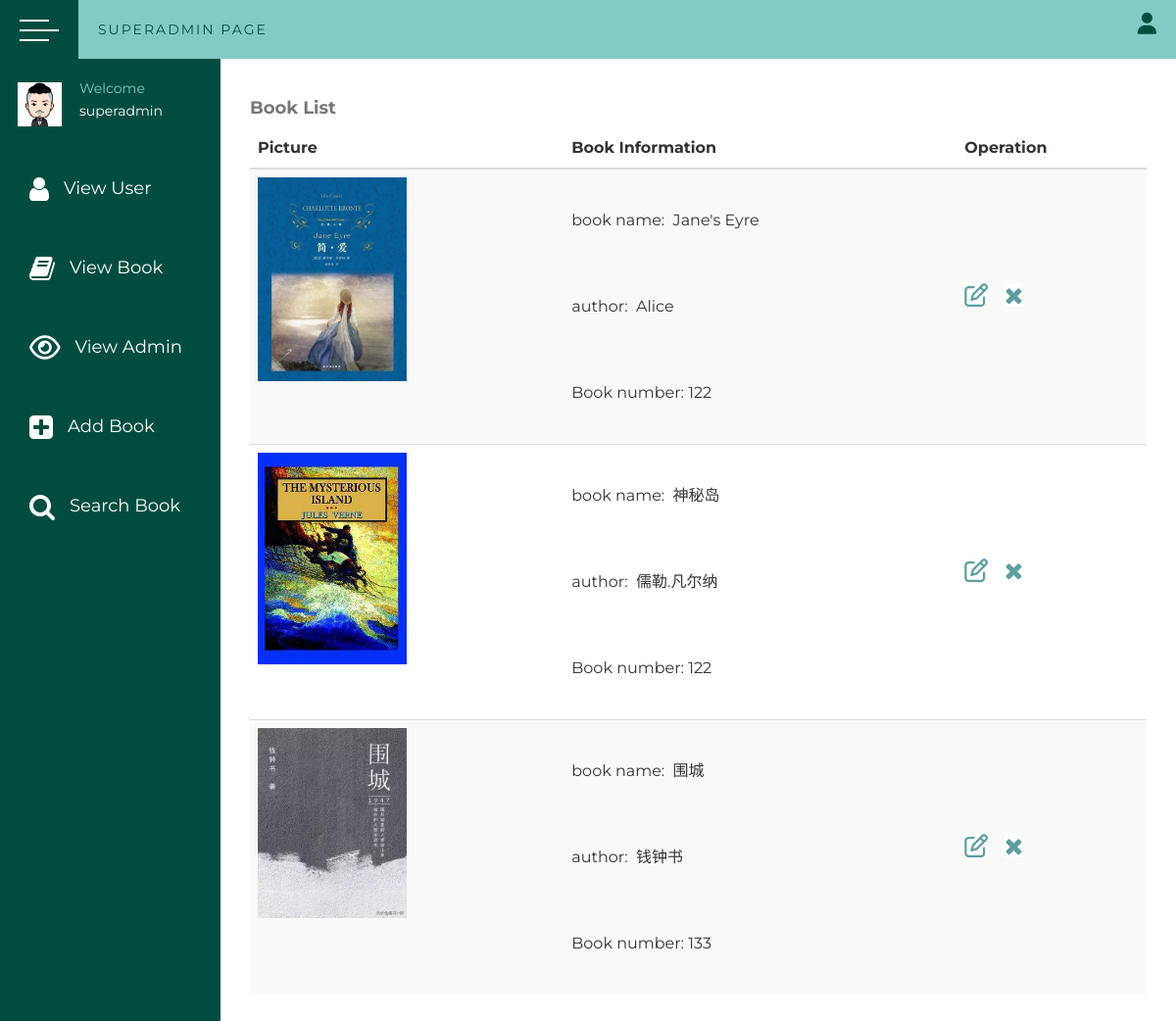
Screenshot of /bookListForSupAdmin with the database file from the repository.
### app/models.py (models this page shows, shortened)
class Book(UserMixin, db.Model):
    __tablename__ = 'Book'
    id = db.Column(db.Integer, primary_key=True)
    bookName = db.Column(db.String(300), index=True)
    publishTime = db.Column(db.Date, nullable=True)
    publisher = db.Column(db.String(100), index=True)
    author = db.Column(db.String(100), index=True)
    type = db.Column(db.String(100), index=True)
    description = db.Column(db.String(500), nullable=False)
    bookNumber = db.Column(db.Integer)
    bookImg = db.Column(db.String(500))
    authorImg = db.Column(db.String(500))

### app/views.py (the view)
@app.route('/bookListForSupAdmin')
def bookListForSupAdmin():
    app.logger.info('info log')
    books = Book.query.all()
    return render_template('superAdminViewBook.html',
                           supadminname='superadmin',
                           books=books)

### app/templates/superAdminViewBook.html (shortened to what this page needs)
{% extends 'superAdminBasePage.html' %}
{% block booklist %}
    <table class="table table-striped" style="font-family: Arial; font-size: medium">
        <caption style="font-size: large; font-weight: bold">Book List</caption>
        <thead>
        <tr>
            <th>Picture</th>
            <th>Book Information</th>
            <th>Operation</th>
        </tr>
        </thead>
        <tbody>
        {% for book in books %}
            <tr>
                <td style="line-height: 750%;width: 35%;"><img style="width: 50%"
                                                              src={{ url_for('static',filename=book.bookImg) }}></td>
                <td style="line-height: 550%">book
                    name:&nbsp;&nbsp;{{ book.bookName }}<br>author:&nbsp;&nbsp;{{ book.author }}<br>Book
                    number: {{ book.bookNumber }}</td>
                <td style="line-height: 1500%">
                    <a href="/supAdminEditBook/{{ book.id }}" type="submit" class="fa fa-edit"
                       style="background-color: white;color: cadetblue;border-color: white;
                       font-size: 24px;display: inline-block; vertical-align: middle;">
                    </a>
                    <a href="/supAdminDeleteBook/{{ book.id }}" type="submit" class="fa fa-remove" onclick="con()"
                       style="background-color: white;color: cadetblue;border-color: white;margin-left: 7%;
                       font-size: 24px;display: inline-block; vertical-align: middle;">
                    </a>
                </td>
            </tr>
        {% endfor %}
        </tbody>
    </table>
{% endblock %}

### app/templates/superAdminBasePage.html (shortened to what this page needs)
<!DOCTYPE html>
<html lang="en">
<head>
    <link rel="stylesheet" href="https://apps.bdimg.com/libs/jquerymobile/1.4.5/jquery.mobile-1.4.5.min.css">
    <link rel="stylesheet" href="{{ url_for('static',filename='secondBaseStyles.css') }}">
    <link href="https://cdn.bootcss.com/font-awesome/4.4.0/css/font-awesome.min.css" rel="stylesheet">
    <link rel="stylesheet" href="https://cdn.staticfile.org/twitter-bootstrap/3.3.7/css/bootstrap.min.css">
</head>
<body>
<div class="wrapper">
    <div class="top_navbar">
        <div class="hamburger">
            <div class="hamburger__inner">
                <div class="one"></div>
                <div class="two"></div>
                <div class="three"></div>
            </div>
        </div>
        <div class="menu">
            <div class="logo">
                SuperAdmin Page
            </div>
            <div class="right_menu ">
                <ul>
                    <li>
                        <i class="fas fa-user"></i>
                    </li>
                </ul>
            </div>
        </div>
    </div>
    <div class="main_container">
        <div class="sidebar">
            <div class="sidebar__inner">
                <div class="profile">
                    <div class="img">
                        <img src={{ url_for('static',filename='Image/11.jpg') }} alt="profile_pic">
                    </div>
                    <div class="profile_info">
                        <p>Welcome</p>
                        <p class="profile_name">{{ supadminname }}</p>
                    </div>
                </div>
                <ul>
                    <li>
                        <a href={{ url_for('userListForSupAdmin') }}>
                            <span class="icon"><i class="fa fa-user"></i></span>
                            <span class="title">View User</span>
                        </a>
                    </li>
                    <li>
                        <a href={{ url_for('bookListForSupAdmin') }}>
                            <span class="icon"><i class="fa fa-book"></i></span>
                            <span class="title">View Book</span>
                        </a>
                    </li>
                    <li>
                        <a href={{ url_for('adminList') }}>
                            <span class="icon"><i class="fa fa-eye"></i></span>
                            <span class="title">View Admin</span>
                        </a>
                    </li>
                    <li>
                        <a href={{ url_for('supadminAddBook') }}>
                            <span class="icon"><i class="fa fa-plus-square"></i></span>
                            <span class="title">Add Book</span>
                        </a>
                    </li>
                    <li>
                        <a href={{ url_for('searchBookForSupAdmin') }}>
                            <span class="icon"><i class="fa fa-search"></i></span>
                            <span class="title">Search Book</span>
                        </a>
                    </li>
                </ul>
            </div>
        </div>
        <div class="container">
            {% block booklist %}{% endblock %}
        </div>
    </div>
</div>
</body>
</html>

### app/static/secondBaseStyles.css (style rules this page uses)
* { margin: 0; padding: 0; list-style: none; box-sizing: border-box; text-decoration: none; font-family: 'Montserrat', sans-serif; }
.wrapper { width: 100%; height: 100%; }
.top_navbar { background: #80CBC4; height: 60px; display: flex; position: fixed; width: 100%; top: 0; }
.top_navbar .hamburger { width: 80px; background: #004D40; position: relative; font-size: 28px; }
.top_navbar .hamburger .hamburger__inner { position: absolute; top: 50%; left: 50%; transform: translate(-50%,-50%); cursor: pointer; width: 40px; height: 20px; }
.top_navbar .hamburger__inner > div { width: 30px; height: 2px; background: #fff; position: absolute; top: 0; left: 0; }
.top_navbar .hamburger div.two { top: 10px; width: 40px; }
.top_navbar .hamburger div.three { top: 20px; }
.top_navbar .menu { width: calc(100% - 80px); height: 100%; display: flex; justify-content: space-between; align-items: center; padding: 0 20px; }
.top_navbar .menu .logo { color: #004D40; text-transform: uppercase; letter-spacing: 2px; }
.top_navbar .menu .right_menu ul { display: flex; }
.top_navbar .menu .right_menu ul li { position: relative; }
.top_navbar .menu .right_menu ul li .fas { font-size: 22px; cursor: pointer; color: #004D40; }
.main_container .sidebar { position: fixed; top: 60px; left: 0; width: 225px; height: 100%; background: #004D40; transition: all 0.3s ease; }
.main_container .sidebar .sidebar__inner { position: relative; }
.main_container .sidebar .profile { display: flex; align-items: center; color: #fff; padding: 20px 0; white-space: nowrap; transition: all 0.3s ease; }
.main_container .sidebar .profile .img { padding: 0 18px; }
.main_container .sidebar .profile img { width: 45px; }
.main_container .sidebar .profile p:first-child { font-size: 14px; color: #80CBC4; margin-bottom: 3px; }
.main_container .container { margin-top: 60px; width: calc(100% - 225px); margin-left: 225px; padding: 30px; transition: all 0.3s ease; }
.main_container .sidebar ul li a { color: #fff; font-size: 18px; padding: 20px 30px; white-space: nowrap; display: flex; align-items: center; margin-bottom: 1px; transition: all 0.3s ease; }
.main_container .sidebar ul li a .icon { margin-right: 15px; font-size: 28px; }
.main_container .sidebar ul li a span { display: inline-block; }

### rows the page displays
Book: bookImg (picture), bookName "Jane's Eyre", author "Alice", bookNumber "122"
Book: bookImg (picture), bookName "神秘岛", author "儒勒.凡尔纳", bookNumber "122"
Book: bookImg (picture), bookName "围城", author "钱钟书", bookNumber "133"

### other values shown
{{ supadminname }} "superadmin"
